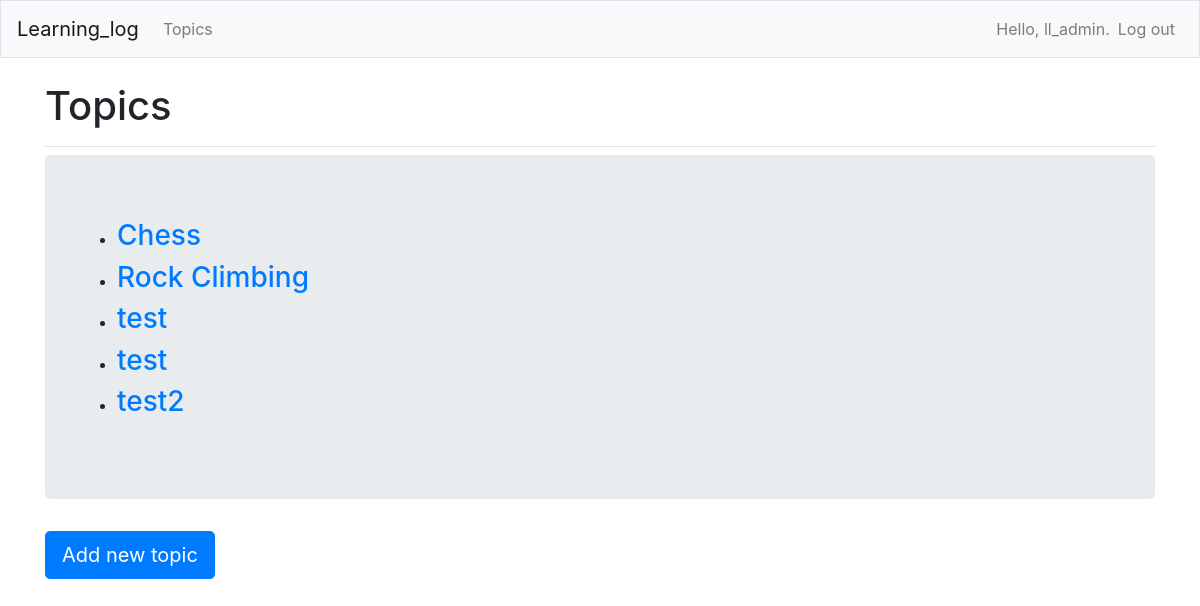
The app's page /topics/ (signed in), older data.
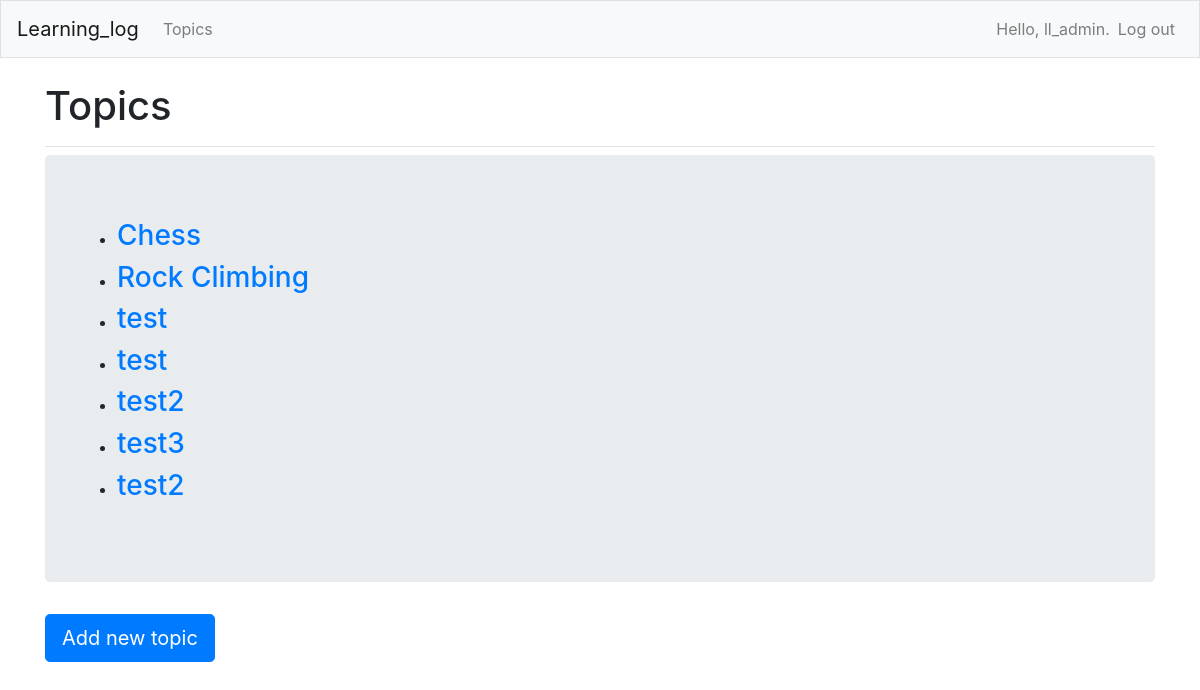
The same page, newer data.
### learning_logs/models.py (models this page shows)
class Topic(models.Model):
    text = models.CharField(max_length=200)
    date_added = models.DateTimeField(auto_now_add=True)
    owner = models.ForeignKey(User, on_delete=models.CASCADE)
    def __str__(self):
        return self.text

### learning_logs/views.py (the view)
# urls.py: path('topics/', views.topics, name='topics'),
@login_required
def topics(request):
    topics = Topic.objects.filter(owner=request.user).order_by('date_added')
    context = {'topics': topics}
    return render(request, 'learning_logs/topics.html', context)

### learning_logs/templates/learning_logs/topics.html
{% extends "learning_logs/base.html" %}
{% load bootstrap4 %}
{% block page_header %}
    <h1>Topics</h1>
{% endblock page_header %}
{% block content %}
<div class="jumbotron">
    <ul>
    {% for topic in topics %}
      <li><h3>
          <a href="{% url 'learning_logs:topic' topic.id %}">{{ topic }}</a>
      </h3></li>
    {% empty %}
    <li><h3>No topics have been added yet.</h3></li>
    {% endfor %}
    </ul>
</div>
<p><a class="btn btn-lg btn-primary" href="{% url 'learning_logs:new_topic' %}" role="button">Add new topic</a></p>
{% endblock content %}

### learning_logs/templates/learning_logs/base.html (shortened to what this page needs)
{% load bootstrap4 %}
<!doctype html>
<html lang="en">
<head>
    {% bootstrap_css %}
</head>
<body>
    <nav class="navbar navbar-expand-md navbar-light bg-light mb-4 border">
        <a class="navbar-brand" href="{% url 'learning_logs:index' %}">
            Learning_log </a>
        <div class="collapse navbar-collapse" id="navbarCollapse">
            <ul class="navbar-nav mr-auto">
                <li class="nav-item">
                    <a class="nav-link" href="{% url 'learning_logs:topics' %}">
                        Topics</a>
                </li>
            </ul>
            <ul class="navbar-nav ml-auto">
                {% if user.is_authenticated %}
                <li class="nav-item">
                    <span class="navbar-text">Hello, {{ user.username }}. </span>
                </li>
                <li class="nav-item">
                    <a class="nav-link" href="{% url 'users:logout' %}">Log out</a>
                </li>
                {% endif %}
            </ul>
        </div>
    </nav>
    <main role="main" class="container">
        <div class="pb-2 mb-2 border-bottom">
            {% block page_header %}{% endblock page_header %}
        </div>
        <div>
            {% block content %}{% endblock content%}
        </div>
    </main>
</body>
</html>

Row changes from the older to the newer data that the page shows:
added Topic: text "test3"
added Topic: text "test2"
